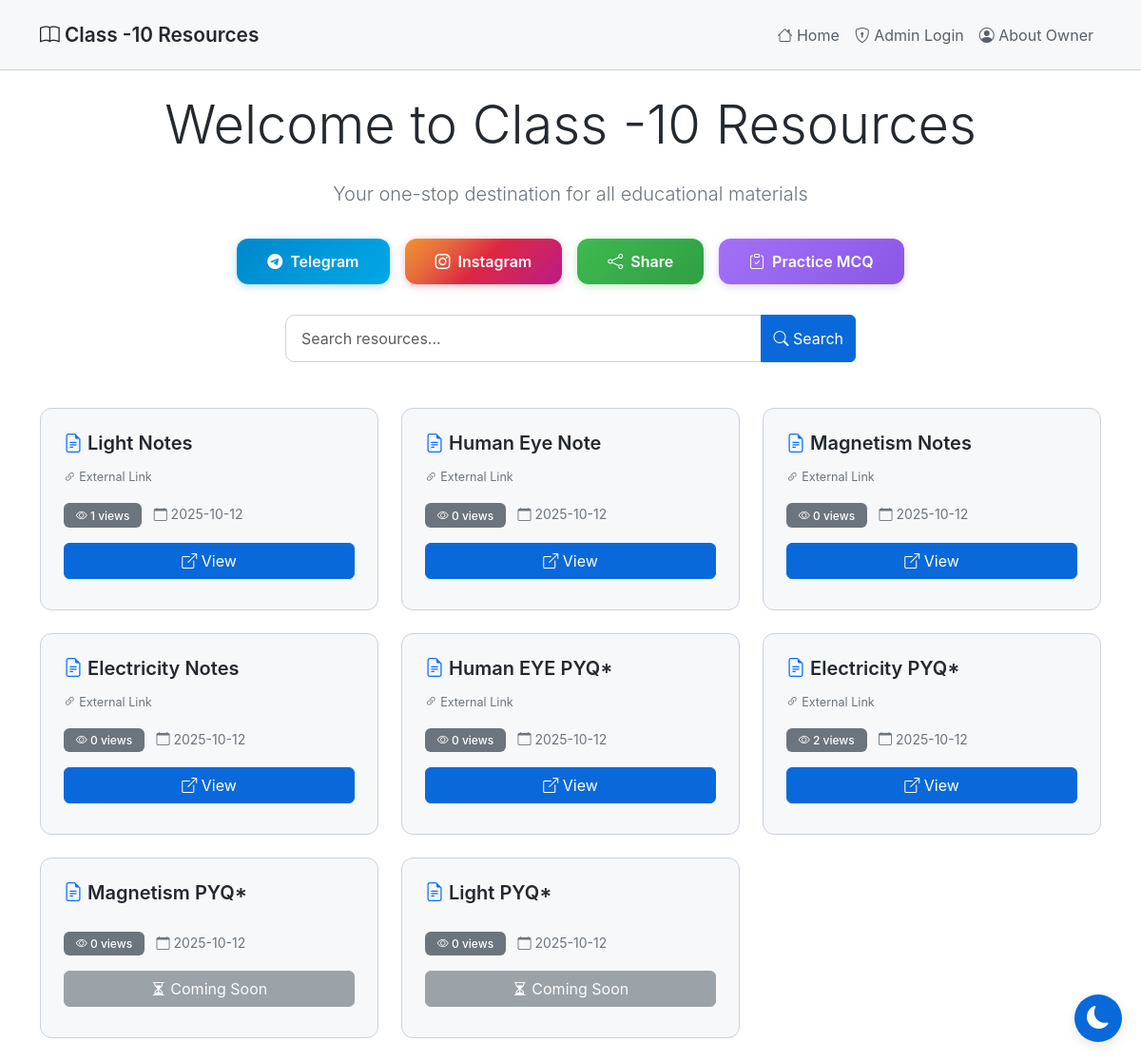
Before: / with the older database file.
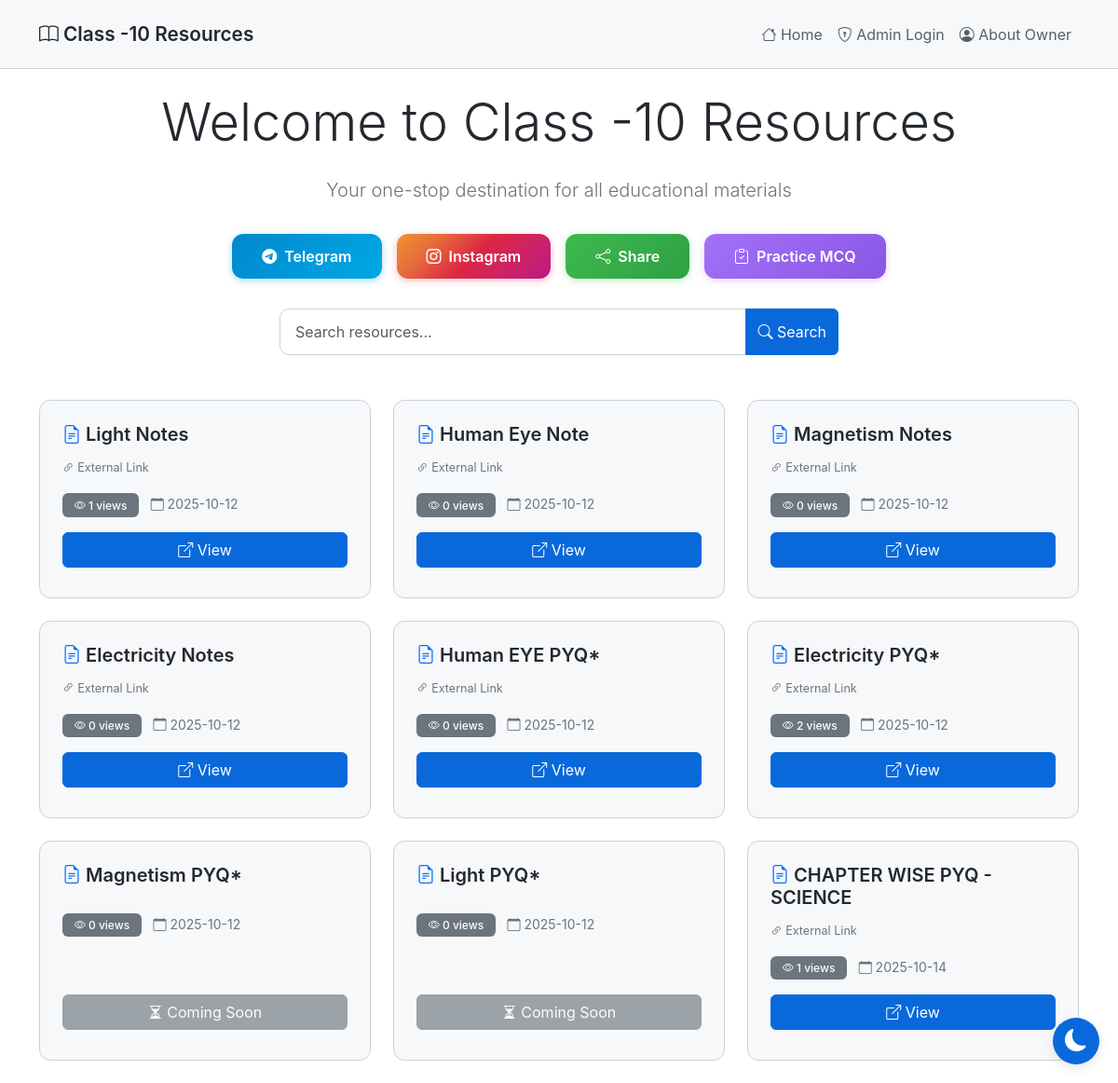
After: the same page with the newer database file.
### tables this page shows
CREATE TABLE resources
                 (id INTEGER PRIMARY KEY AUTOINCREMENT,
                  name TEXT NOT NULL,
                  link TEXT,
                  filename TEXT,
                  view_count INTEGER DEFAULT 0,
                  created_at TIMESTAMP DEFAULT CURRENT_TIMESTAMP);

### app.py (the view)
@app.route('/')
def index():
    conn = sqlite3.connect('database.db')
    conn.row_factory = sqlite3.Row
    c = conn.cursor()
    search_query = request.args.get('search', '')
    if search_query:
        c.execute('SELECT * FROM resources WHERE name LIKE ? ORDER BY created_at ASC',
                  ('%' + search_query + '%',))
    else:
        c.execute('SELECT * FROM resources ORDER BY created_at ASC')
    resources = c.fetchall()
    c.execute('SELECT * FROM owner_info WHERE id = 1')
    owner_info = c.fetchone()
    conn.close()
    is_admin = 'admin' in session
    return render_template('index.html', resources=resources, is_admin=is_admin,
                          search_query=search_query, owner_info=owner_info)

### templates/index.html (shortened to what this page needs)
{% extends "base.html" %}
{% block content %}
<div class="text-center my-4">
    <h1 class="display-4 mb-4">Welcome to Class -10 Resources</h1>
    <p class="lead text-secondary">Your one-stop destination for all educational materials</p>
</div>
<div class="action-buttons">
    {% if owner_info %}
    <a href="{{ owner_info['telegram_link'] }}" target="_blank" class="action-btn btn-telegram">
        <i class="bi bi-telegram"></i> Telegram
    </a>
    <a href="{{ owner_info['instagram_link'] }}" target="_blank" class="action-btn btn-instagram">
        <i class="bi bi-instagram"></i> Instagram
    </a>
    {% endif %}
    <button onclick="shareWebsite()" class="action-btn btn-share">
        <i class="bi bi-share"></i> Share
    </button>
    <a href="{{ owner_info['mcq_link'] if owner_info else url_for('practice_mcq') }}" target="_blank" class="action-btn btn-mcq">
        <i class="bi bi-clipboard-check"></i> Practice MCQ
    </a>
</div>
<div class="search-container">
    <form method="GET" action="{{ url_for('index') }}">
        <div class="input-group">
            <input type="text" name="search" id="searchInput" class="form-control search-input"
                   placeholder="Search resources..." value="{{ search_query or '' }}"
                   oninput="autoSearch()">
            <button class="btn btn-primary" type="submit">
                <i class="bi bi-search"></i> Search
            </button>
        </div>
    </form>
</div>
<div class="row mt-5">
    {% if resources %}
        {% for resource in resources %}
        <div class="col-md-6 col-lg-4 mb-4">
            <div class="card h-100">
                <div class="card-body d-flex flex-column">
                    <h5 class="card-title">
                        <i class="bi bi-file-earmark-text text-primary"></i>
                        {{ resource['name'] }}
                    </h5>
                    <div class="card-text mb-3">
                        {% if resource['filename'] %}
                            <small class="text-secondary">
                                <i class="bi bi-paperclip"></i> {{ resource['filename'] }}
                            </small>
                        {% elif resource['link'] %}
                            <small class="text-secondary">
                                <i class="bi bi-link-45deg"></i> External Link
                            </small>
                        {% endif %}
                    </div>
                    <div class="mb-3">
                        <span class="badge bg-secondary">
                            <i class="bi bi-eye"></i> {{ resource['view_count'] }} views
                        </span>
                        <small class="text-secondary ms-2">
                            <i class="bi bi-calendar"></i>
                            {{ resource['created_at'][:10] }}
                        </small>
                    </div>
                    <div class="mt-auto">
                        {% if resource['link'] or resource['filename'] %}
                            <a href="{{ url_for('view_resource', id=resource['id']) }}"
                               class="btn btn-primary w-100 mb-2" target="_blank">
                                <i class="bi bi-box-arrow-up-right"></i> View
                            </a>
                        {% else %}
                            <button class="btn btn-secondary w-100 mb-2" disabled>
                                <i class="bi bi-hourglass-split"></i> Coming Soon
                            </button>
                        {% endif %}
                    </div>
                </div>
            </div>
        </div>
        {% endfor %}
    {% endif %}
</div>
{% endblock %}

### templates/base.html (shortened to what this page needs)
<!DOCTYPE html>
<html lang="en" data-theme="light">
<head>
    <link href="https://cdn.jsdelivr.net/npm/bootstrap@5.3.2/dist/css/bootstrap.min.css" rel="stylesheet">
    <link rel="stylesheet" href="https://cdn.jsdelivr.net/npm/bootstrap-icons@1.11.1/font/bootstrap-icons.css">
</head>
<body>
    <nav class="navbar navbar-expand-lg navbar-dark">
        <div class="container">
            <a class="navbar-brand" href="{{ url_for('index') }}">
                <i class="bi bi-book"></i> Class -10 Resources
            </a>
            <div class="collapse navbar-collapse" id="navbarNav">
                <ul class="navbar-nav ms-auto">
                    <li class="nav-item">
                        <a class="nav-link" href="{{ url_for('index') }}">
                            <i class="bi bi-house"></i> Home
                        </a>
                    </li>
                    {% if session.admin %}
                    <li class="nav-item">
                        <a class="nav-link" href="{{ url_for('add_resource') }}">
                            <i class="bi bi-plus-circle"></i> Add Resource
                        </a>
                    </li>
                    <li class="nav-item">
                        <a class="nav-link" href="{{ url_for('download_database') }}">
                            <i class="bi bi-download"></i> Backup DB
                        </a>
                    </li>
                    <li class="nav-item">
                        <a class="nav-link" href="{{ url_for('logout') }}">
                            <i class="bi bi-box-arrow-right"></i> Logout
                        </a>
                    </li>
                    {% else %}
                    <li class="nav-item">
                        <a class="nav-link" href="{{ url_for('login') }}">
                            <i class="bi bi-shield-lock"></i> Admin Login
                        </a>
                    </li>
                    {% endif %}
                    <li class="nav-item">
                        <a class="nav-link" href="{{ url_for('about_owner') }}">
                            <i class="bi bi-person-circle"></i> About Owner
                        </a>
                    </li>
                </ul>
            </div>
        </div>
    </nav>
    <div class="container mt-4">
        {% block content %}{% endblock %}
    </div>
    <button class="theme-toggle" id="themeToggle" aria-label="Toggle theme">
        <i class="bi bi-moon-fill" id="themeIcon"></i>
    </button>
</body>
</html>

### templates/base.html (style rules this page uses)
:root { --bg-primary: #ffffff; --bg-secondary: #f6f8fa; --bg-tertiary: #ffffff; --text-primary: #24292f; --text-secondary: #57606a; --border-color: #cbd2d9; --accent-color: #0969da; --success-color: #1a7f37; --danger-color: #cf222e; --shadow-color: rgba(0, 0, 0, 0.1); }
body { background-color: var(--bg-primary); color: var(--text-primary); font-family: -apple-system, BlinkMacSystemFont, 'Segoe UI', 'Noto Sans', Helvetica, Arial, sans-serif; min-height: 100vh; transition: background-color 0.3s ease, color 0.3s ease; }
* { transition: background-color 0.3s ease, color 0.3s ease, border-color 0.3s ease; }
.navbar { background-color: var(--bg-secondary) !important; border-bottom: 1px solid var(--border-color); padding: 1rem 0; }
.navbar-brand { font-weight: 600; color: var(--text-primary) !important; font-size: 1.3rem; }
.nav-link { color: var(--text-secondary) !important; transition: color 0.3s ease; }
.btn-primary { background-color: var(--accent-color); border-color: var(--accent-color); transition: all 0.3s ease; }
.card { background-color: var(--bg-secondary); border: 1px solid var(--border-color); border-radius: 12px; transition: all 0.3s ease; overflow: hidden; }
.card-body { padding: 1.5rem; }
.card-title { color: var(--text-primary); font-weight: 600; margin-bottom: 0.75rem; }
.card-text { color: var(--text-secondary); font-size: 0.9rem; }
.form-control, .form-select { background-color: var(--bg-tertiary); border: 1px solid var(--border-color); color: var(--text-primary); }
.theme-toggle { position: fixed; bottom: 20px; right: 20px; width: 50px; height: 50px; border-radius: 50%; background: var(--accent-color); border: none; color: white; font-size: 1.5rem; cursor: pointer; box-shadow: 0 4px 12px var(--shadow-color); transition: all 0.3s ease; z-index: 1000; display: flex; align-items: center; justify-content: center; }
.action-buttons { display: flex; flex-wrap: wrap; gap: 1rem; justify-content: center; margin: 2rem 0; }
.action-btn { padding: 0.75rem 2rem; font-size: 1rem; font-weight: 600; border-radius: 12px; text-decoration: none; display: inline-flex; align-items: center; gap: 0.5rem; transition: all 0.3s ease; border: none; cursor: pointer; }
.btn-telegram { background: linear-gradient(135deg, #0088cc, #00a8e6); color: white; }
.btn-instagram { background: linear-gradient(135deg, #f09433 0%, #e6683c 25%, #dc2743 50%, #cc2366 75%, #bc1888 100%); color: white; }
.btn-share { background: linear-gradient(135deg, #3fb950, #2ea043); color: white; }
.btn-mcq { background: linear-gradient(135deg, #a371f7, #8957e5); color: white; }
[data-theme="light"] .btn-telegram { box-shadow: 0 2px 8px rgba(0, 136, 204, 0.3); }
[data-theme="light"] .btn-instagram { box-shadow: 0 2px 8px rgba(220, 39, 67, 0.3); }
[data-theme="light"] .btn-share { box-shadow: 0 2px 8px rgba(63, 185, 80, 0.3); }
[data-theme="light"] .btn-mcq { box-shadow: 0 2px 8px rgba(163, 113, 247, 0.3); }
.badge { padding: 0.4rem 0.8rem; border-radius: 6px; font-weight: 500; }
.search-container { max-width: 600px; margin: 2rem auto; }
.search-input { border-radius: 10px; padding: 0.75rem 1rem; }

Changed rows visible on the page:
added resources: name "CHAPTER WISE PYQ - SCIENCE", shows "External Link", view_count "1", created_at "2025-10-14"
